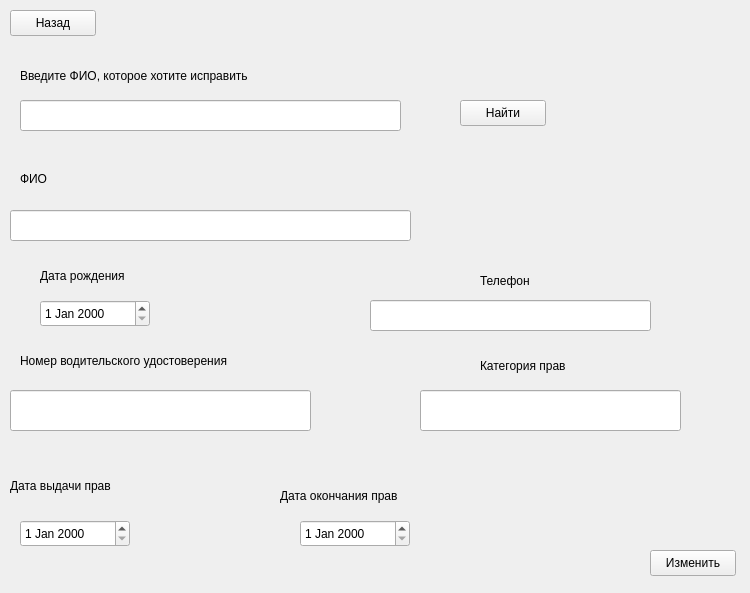
<?xml version="1.0" encoding="UTF-8"?>
<ui version="4.0">
 <class>edit_drivers</class>
 <widget class="QWidget" name="edit_drivers">
  <property name="geometry">
   <rect>
    <x>0</x>
    <y>0</y>
    <width>750</width>
    <height>593</height>
   </rect>
  </property>
  <property name="windowTitle">
   <string>Form</string>
  </property>
  <widget class="QPushButton" name="pushButton">
   <property name="geometry">
    <rect>
     <x>10</x>
     <y>10</y>
     <width>86</width>
     <height>26</height>
    </rect>
   </property>
   <property name="text">
    <string>Назад</string>
   </property>
  </widget>
  <widget class="QPushButton" name="pushButton_edit">
   <property name="geometry">
    <rect>
     <x>650</x>
     <y>550</y>
     <width>86</width>
     <height>26</height>
    </rect>
   </property>
   <property name="text">
    <string>Изменить</string>
   </property>
  </widget>
  <widget class="QLineEdit" name="lineEdit_fio">
   <property name="geometry">
    <rect>
     <x>10</x>
     <y>210</y>
     <width>401</width>
     <height>31</height>
    </rect>
   </property>
  </widget>
  <widget class="QLineEdit" name="lineEdit_phone">
   <property name="geometry">
    <rect>
     <x>370</x>
     <y>300</y>
     <width>281</width>
     <height>31</height>
    </rect>
   </property>
  </widget>
  <widget class="QDateEdit" name="dateEdit_born">
   <property name="geometry">
    <rect>
     <x>40</x>
     <y>300</y>
     <width>110</width>
     <height>27</height>
    </rect>
   </property>
  </widget>
  <widget class="QLineEdit" name="lineEdit_vod_ud">
   <property name="geometry">
    <rect>
     <x>10</x>
     <y>390</y>
     <width>301</width>
     <height>41</height>
    </rect>
   </property>
  </widget>
  <widget class="QLineEdit" name="lineEdit_kat_prav">
   <property name="geometry">
    <rect>
     <x>420</x>
     <y>390</y>
     <width>261</width>
     <height>41</height>
    </rect>
   </property>
  </widget>
  <widget class="QDateEdit" name="dateEdit_data_vidachi">
   <property name="geometry">
    <rect>
     <x>20</x>
     <y>520</y>
     <width>110</width>
     <height>27</height>
    </rect>
   </property>
  </widget>
  <widget class="QDateEdit" name="dateEdit_data_finish">
   <property name="geometry">
    <rect>
     <x>300</x>
     <y>520</y>
     <width>110</width>
     <height>27</height>
    </rect>
   </property>
  </widget>
  <widget class="QLabel" name="label_fio">
   <property name="geometry">
    <rect>
     <x>20</x>
     <y>170</y>
     <width>66</width>
     <height>18</height>
    </rect>
   </property>
   <property name="text">
    <string>ФИО</string>
   </property>
  </widget>
  <widget class="QLabel" name="label_2">
   <property name="geometry">
    <rect>
     <x>40</x>
     <y>260</y>
     <width>141</width>
     <height>31</height>
    </rect>
   </property>
   <property name="text">
    <string>Дата рождения</string>
   </property>
  </widget>
  <widget class="QLabel" name="label_3">
   <property name="geometry">
    <rect>
     <x>480</x>
     <y>270</y>
     <width>91</width>
     <height>21</height>
    </rect>
   </property>
   <property name="text">
    <string>Телефон</string>
   </property>
  </widget>
  <widget class="QLabel" name="label_4">
   <property name="geometry">
    <rect>
     <x>20</x>
     <y>350</y>
     <width>291</width>
     <height>21</height>
    </rect>
   </property>
   <property name="text">
    <string>Номер водительского удостоверения</string>
   </property>
  </widget>
  <widget class="QLabel" name="label_5">
   <property name="geometry">
    <rect>
     <x>480</x>
     <y>350</y>
     <width>171</width>
     <height>31</height>
    </rect>
   </property>
   <property name="text">
    <string>Категория прав</string>
   </property>
  </widget>
  <widget class="QLabel" name="label_data_vidachi">
   <property name="geometry">
    <rect>
     <x>10</x>
     <y>470</y>
     <width>201</width>
     <height>31</height>
    </rect>
   </property>
   <property name="text">
    <string>Дата выдачи прав</string>
   </property>
  </widget>
  <widget class="QLabel" name="label_7">
   <property name="geometry">
    <rect>
     <x>280</x>
     <y>480</y>
     <width>201</width>
     <height>31</height>
    </rect>
   </property>
   <property name="text">
    <string>Дата окончания прав</string>
   </property>
  </widget>
  <widget class="QLineEdit" name="lineEdit_poisk">
   <property name="geometry">
    <rect>
     <x>20</x>
     <y>100</y>
     <width>381</width>
     <height>31</height>
    </rect>
   </property>
  </widget>
  <widget class="QLabel" name="label">
   <property name="geometry">
    <rect>
     <x>20</x>
     <y>60</y>
     <width>351</width>
     <height>31</height>
    </rect>
   </property>
   <property name="text">
    <string>Введите ФИО, которое хотите исправить</string>
   </property>
  </widget>
  <widget class="QPushButton" name="pushButton_poisk">
   <property name="geometry">
    <rect>
     <x>460</x>
     <y>100</y>
     <width>86</width>
     <height>26</height>
    </rect>
   </property>
   <property name="text">
    <string>Найти</string>
   </property>
  </widget>
 </widget>
 <resources/>
 <connections/>
</ui>
